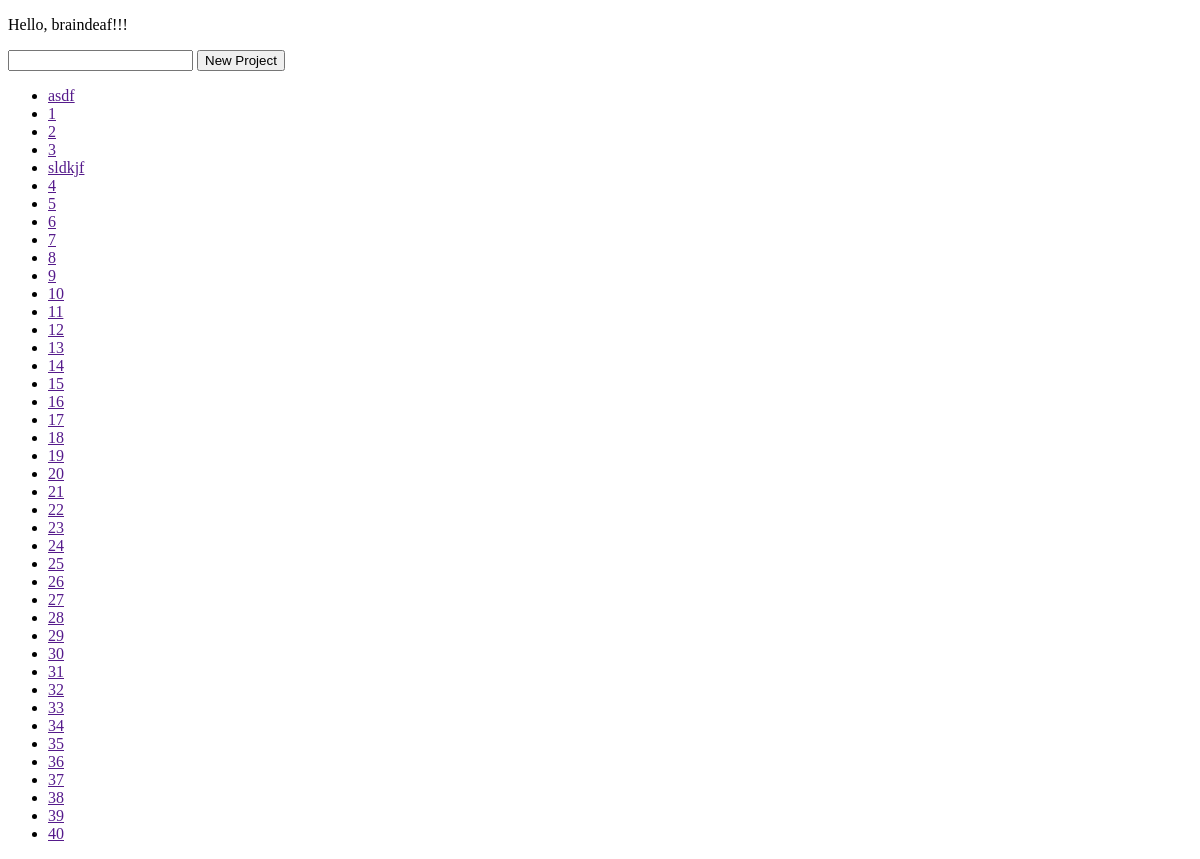
The page /braindeaf/ (signed in) on the database as committed earlier.
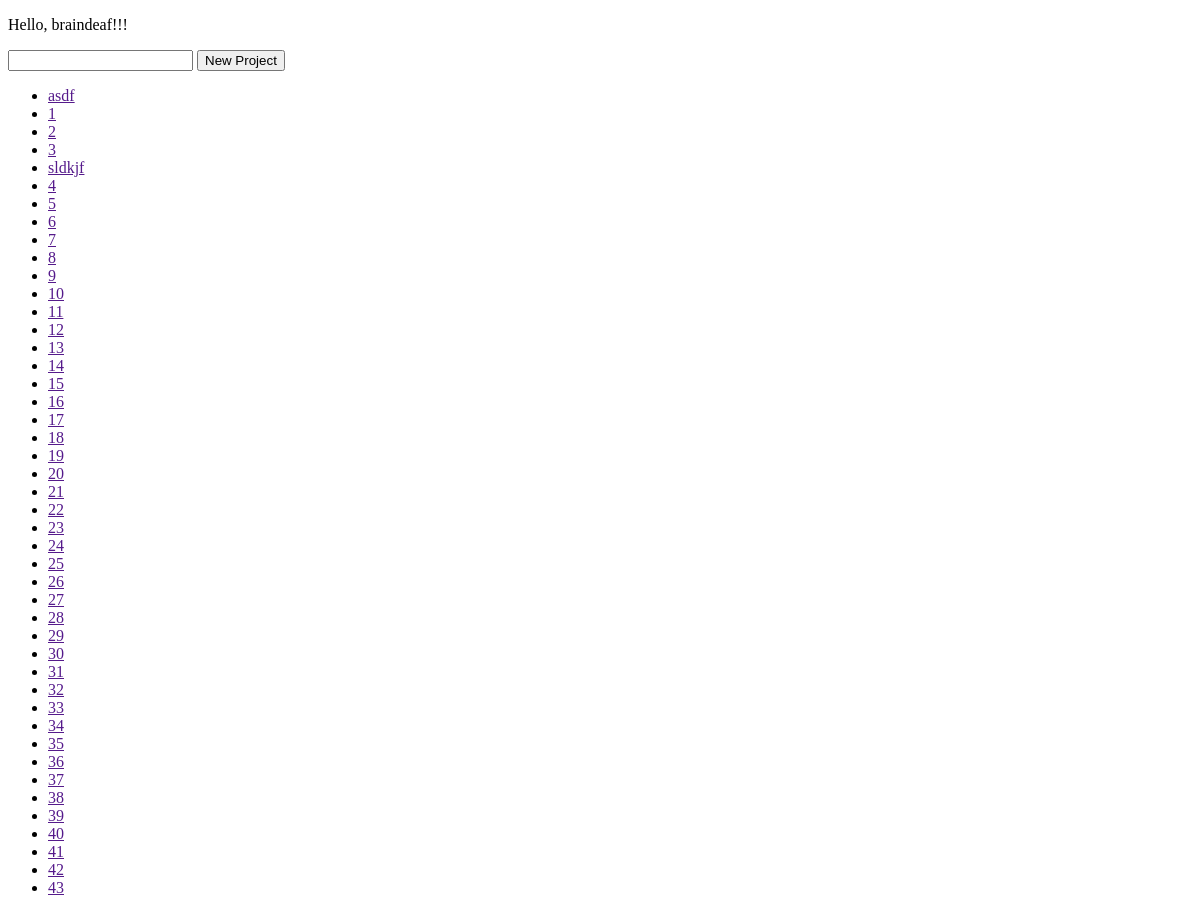
The same page on the database as committed later.
### project_view/models.py (models this page shows)
class Project(models.Model):
    name = models.CharField(max_length=40)
    ownerz = models.ManyToManyField(User)

### project_view/views.py (the view)
# urls.py: url(r'^(?P<usernames>\w+)/$', 'project_view.views.profile'),
def profile(request, usernames):
    template = loader.get_template('accounts/profile.html')
    if request.user.is_authenticated() and (request.user.username == usernames or usernames=='profile'):
        context = RequestContext(request, {"username": request.user, "projects": request.user.project_set.all()})
        return HttpResponse(template.render(context))
    else:
        return redirect('http://127.0.0.1:8000/login/')

### project_view/templates/accounts/profile.html (shortened to what this page needs)
<!DOCTYPE html>
<html>
<head>
</head>
<body>
{% block content %}
<p>Hello, {{ username }}!!!</p>
<form method="post" action="{% url 'project_view.views.create_project' %}">
<input name="project_name"/>
<input type="submit" id="project_name_submit" value="New Project"  />
</form>
<ul>
{% for project in projects %}
	{% url 'project_view.views.index' username project.name as project_url %}
	<li>
		<a href="{{project_url}}">{{ project.name }}</a>
	</li>
{% endfor %}
</ul>
</body>
{% endblock %}
</html>

Rows that differ between the two databases and show on the page:
added Project: name "41"
added Project: name "42"
added Project: name "43"
